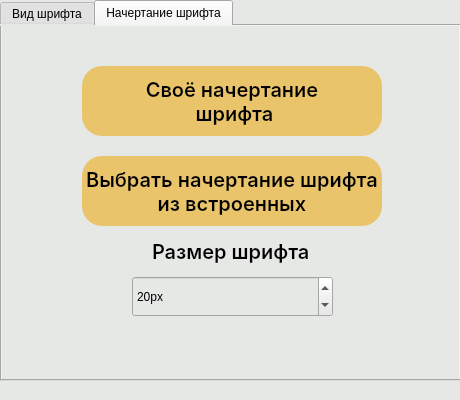
<?xml version="1.0" encoding="UTF-8"?>
<ui version="4.0">
 <class>Form</class>
 <widget class="QWidget" name="Form">
  <property name="geometry">
   <rect>
    <x>0</x>
    <y>0</y>
    <width>460</width>
    <height>400</height>
   </rect>
  </property>
  <property name="windowTitle">
   <string>Form</string>
  </property>
  <property name="styleSheet">
   <string notr="true">background-color: rgb(230, 232, 230);</string>
  </property>
  <widget class="QTabWidget" name="tabWidget">
   <property name="geometry">
    <rect>
     <x>0</x>
     <y>0</y>
     <width>461</width>
     <height>381</height>
    </rect>
   </property>
   <property name="styleSheet">
    <string notr="true">background-color: rgb(230, 232, 230);</string>
   </property>
   <property name="currentIndex">
    <number>1</number>
   </property>
   <widget class="QWidget" name="tab">
    <attribute name="title">
     <string>Вид шрифта</string>
    </attribute>
    <widget class="QPushButton" name="change_color">
     <property name="geometry">
      <rect>
       <x>20</x>
       <y>100</y>
       <width>411</width>
       <height>70</height>
      </rect>
     </property>
     <property name="styleSheet">
      <string notr="true">background-color: rgb(0, 0, 0);
border-radius: 10px;

</string>
     </property>
     <property name="text">
      <string/>
     </property>
    </widget>
    <widget class="QWidget" name="horizontalLayoutWidget_3">
     <property name="geometry">
      <rect>
       <x>20</x>
       <y>260</y>
       <width>121</width>
       <height>51</height>
      </rect>
     </property>
     <layout class="QHBoxLayout" name="horizontalLayout_5">
      <item>
       <widget class="QLabel" name="label_6">
        <property name="font">
         <font>
          <family>Arial Black</family>
          <pointsize>16</pointsize>
         </font>
        </property>
        <property name="text">
         <string>х</string>
        </property>
       </widget>
      </item>
      <item>
       <widget class="QSpinBox" name="change_x">
        <property name="styleSheet">
         <string notr="true"/>
        </property>
        <property name="buttonSymbols">
         <enum>QAbstractSpinBox::UpDownArrows</enum>
        </property>
        <property name="suffix">
         <string>px</string>
        </property>
        <property name="prefix">
         <string/>
        </property>
        <property name="maximum">
         <number>500</number>
        </property>
       </widget>
      </item>
     </layout>
    </widget>
    <widget class="QLabel" name="label_2">
     <property name="geometry">
      <rect>
       <x>40</x>
       <y>30</y>
       <width>411</width>
       <height>51</height>
      </rect>
     </property>
     <property name="font">
      <font>
       <family>Inter,sans-serif</family>
       <pointsize>-1</pointsize>
       <weight>62</weight>
       <bold>true</bold>
      </font>
     </property>
     <property name="styleSheet">
      <string notr="true">font-size:20px;

font-family: Inter,sans-serif;
font-weight: 500;
border-radius: 10px;</string>
     </property>
     <property name="text">
      <string>Кликните по полю ниже, чтобы выбрать 
цвет шрифта</string>
     </property>
    </widget>
    <widget class="QWidget" name="horizontalLayoutWidget_2">
     <property name="geometry">
      <rect>
       <x>310</x>
       <y>260</y>
       <width>121</width>
       <height>51</height>
      </rect>
     </property>
     <layout class="QHBoxLayout" name="horizontalLayout_4">
      <item>
       <widget class="QLabel" name="label_5">
        <property name="font">
         <font>
          <family>Arial Black</family>
          <pointsize>16</pointsize>
         </font>
        </property>
        <property name="text">
         <string>y</string>
        </property>
       </widget>
      </item>
      <item>
       <widget class="QSpinBox" name="change_y">
        <property name="buttonSymbols">
         <enum>QAbstractSpinBox::UpDownArrows</enum>
        </property>
        <property name="suffix">
         <string>px</string>
        </property>
        <property name="prefix">
         <string/>
        </property>
        <property name="maximum">
         <number>500</number>
        </property>
       </widget>
      </item>
     </layout>
    </widget>
    <widget class="QLineEdit" name="lineEdit">
     <property name="geometry">
      <rect>
       <x>69</x>
       <y>210</y>
       <width>361</width>
       <height>30</height>
      </rect>
     </property>
    </widget>
    <widget class="QLabel" name="label_3">
     <property name="geometry">
      <rect>
       <x>20</x>
       <y>210</y>
       <width>41</width>
       <height>30</height>
      </rect>
     </property>
     <property name="text">
      <string>Текст:</string>
     </property>
    </widget>
   </widget>
   <widget class="QWidget" name="tab_2">
    <attribute name="title">
     <string>Начертание шрифта</string>
    </attribute>
    <widget class="QLabel" name="label">
     <property name="geometry">
      <rect>
       <x>150</x>
       <y>210</y>
       <width>161</width>
       <height>31</height>
      </rect>
     </property>
     <property name="font">
      <font>
       <family>Inter,sans-serif</family>
       <pointsize>-1</pointsize>
       <weight>62</weight>
       <bold>true</bold>
      </font>
     </property>
     <property name="styleSheet">
      <string notr="true">font-family: Inter,sans-serif;
font-weight: 500;
font-size:20px;
</string>
     </property>
     <property name="text">
      <string>Размер шрифта</string>
     </property>
    </widget>
    <widget class="QSpinBox" name="font_size_box">
     <property name="geometry">
      <rect>
       <x>130</x>
       <y>250</y>
       <width>201</width>
       <height>41</height>
      </rect>
     </property>
     <property name="suffix">
      <string>px</string>
     </property>
     <property name="value">
      <number>20</number>
     </property>
    </widget>
    <widget class="QPushButton" name="select_self_font_btn">
     <property name="geometry">
      <rect>
       <x>80</x>
       <y>130</y>
       <width>300</width>
       <height>70</height>
      </rect>
     </property>
     <property name="font">
      <font>
       <family>Inter,sans-serif</family>
       <pointsize>-1</pointsize>
       <weight>62</weight>
       <bold>true</bold>
      </font>
     </property>
     <property name="styleSheet">
      <string notr="true">QPushButton
{
	font-family: Inter,sans-serif;
	background-color: rgb(233, 196, 106);
	font-weight: 500;
	font-size:20px;
	border-radius: 20px;
}

QPushButton:hover
{
	background-color: rgb(223, 41, 53);
	color: white;
}</string>
     </property>
     <property name="text">
      <string>Выбрать начертание шрифта
из встроенных</string>
     </property>
    </widget>
    <widget class="QPushButton" name="select_own_font_btn">
     <property name="geometry">
      <rect>
       <x>80</x>
       <y>40</y>
       <width>300</width>
       <height>70</height>
      </rect>
     </property>
     <property name="font">
      <font>
       <family>Inter,sans-serif</family>
       <pointsize>-1</pointsize>
       <weight>62</weight>
       <bold>true</bold>
      </font>
     </property>
     <property name="styleSheet">
      <string notr="true">QPushButton
{
	font-family: Inter,sans-serif;
	background-color: rgb(233, 196, 106);
	font-weight: 500;
	font-size:20px;
	border-radius: 20px;
}

QPushButton:hover
{
	background-color: rgb(223, 41, 53);
	color: white;
}</string>
     </property>
     <property name="text">
      <string>Своё начертание 
 шрифта</string>
     </property>
    </widget>
   </widget>
  </widget>
 </widget>
 <resources/>
 <connections/>
</ui>
